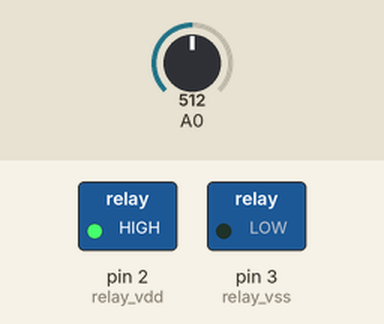
This sketch was run on a simulated Arduino Uno, built with avr-gcc and run on an emulated ATmega328P. Parts: switched loads named in the sketch (green lamp = pin HIGH). Inputs (shaded band) come from the test bench; at power-on: A0 = 512. What the sketch prints to the serial monitor is not drawn.

Above: at 0.1 s.
Timing chart, 0 to 1.6 s (numbered marks = the images above):
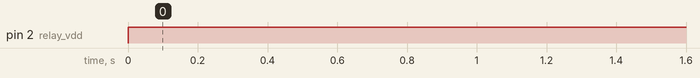

The sketch:

conditional_if_from_analog_input_v4.ino
```cpp
// the setup routine runs once when you press reset:

int relay_vdd = 2;       // pin that the LED is attached to
int relay_vss = 3;   // an arbitrary threshold level that's in the range of the analog input
int switch_maxon_open = 8;
int switch_maxon_close = 9;


void setup() {
  pinMode(relay_vdd, OUTPUT);
  pinMode(relay_vss, OUTPUT);

  // initialize serial communication at 9600 bits per second:
  Serial.begin(9600);


}

// the loop routine runs over and over again forever:
void loop() {
  // read the input on analog pin 0:

  int sensorValue = analogRead(A0);
  // Convert the analog reading (which goes from 0 - 1023) to a voltage (0 - 5V):
  float voltage = sensorValue * (5.0 / 1023.0);

    digitalWrite(relay_vdd, HIGH);   // sets the LED on
    digitalWrite(relay_vss, LOW);   // sets the LED on


  if ((voltage  > 3.1) && (voltage < 4)){
    digitalWrite(switch_maxon_open, LOW);   // sets the LED on
     digitalWrite(switch_maxon_close, HIGH);   // sets the LED on


  }
  else if ((voltage  > 2.1) && (voltage < 3)){
    digitalWrite(switch_maxon_close, LOW);   // sets the LED on
    digitalWrite(switch_maxon_open, HIGH);   // sets the LED on

  }

  else {
    digitalWrite(switch_maxon_open, LOW);   // sets the LED on
    digitalWrite(switch_maxon_close, LOW);   // sets the LED on


  }


  // print out the value you read:
  Serial.println(voltage);
}
```

Measured:
- by itself, pin 2 (relay_vdd): LOW → HIGH at 0.00 s
